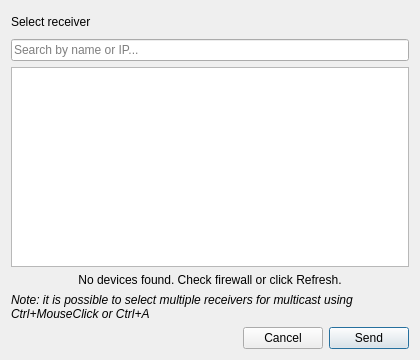
<?xml version="1.0" encoding="UTF-8"?>
<ui version="4.0">
 <class>ReceiverSelectorDialog</class>
 <widget class="QDialog" name="ReceiverSelectorDialog">
  <property name="geometry">
   <rect>
    <x>0</x>
    <y>0</y>
    <width>420</width>
    <height>360</height>
   </rect>
  </property>
  <property name="windowTitle">
   <string>Select Receiver</string>
  </property>
  <property name="windowIcon">
   <iconset resource="../res.qrc">
    <normaloff>:/img/icon.png</normaloff>:/img/icon.png</iconset>
  </property>
  <layout class="QVBoxLayout" name="verticalLayout">
   <item>
    <layout class="QHBoxLayout" name="horizontalLayout_2">
     <item>
      <widget class="QLabel" name="label">
       <property name="text">
        <string>Select receiver</string>
       </property>
      </widget>
     </item>
     <item>
      <spacer name="horizontalSpacer_2">
       <property name="orientation">
        <enum>Qt::Horizontal</enum>
       </property>
       <property name="sizeHint" stdset="0">
        <size>
         <width>40</width>
         <height>20</height>
        </size>
       </property>
      </spacer>
     </item>
     <item>
      <widget class="QPushButton" name="pushButton_3">
       <property name="toolTip">
        <string>Refresh list</string>
       </property>
       <property name="text">
        <string/>
       </property>
       <property name="icon">
        <iconset resource="../res.qrc">
         <normaloff>:/img/refresh.png</normaloff>:/img/refresh.png</iconset>
       </property>
       <property name="iconSize">
        <size>
         <width>18</width>
         <height>18</height>
        </size>
       </property>
       <property name="flat">
        <bool>true</bool>
       </property>
      </widget>
     </item>
    </layout>
   </item>
   <item>
    <widget class="QLineEdit" name="searchLineEdit">
     <property name="placeholderText">
      <string>Search by name or IP...</string>
     </property>
     <property name="clearButtonEnabled">
      <bool>true</bool>
     </property>
    </widget>
   </item>
   <item>
    <widget class="QListView" name="listView">
     <property name="toolTip">
      <string>You can select multiple receivers</string>
     </property>
     <property name="selectionMode">
      <enum>QAbstractItemView::ExtendedSelection</enum>
     </property>
    </widget>
   </item>
   <item>
    <widget class="QLabel" name="emptyLabel">
     <property name="text">
      <string>No devices found. Check firewall or click Refresh.</string>
     </property>
     <property name="alignment">
      <set>Qt::AlignCenter</set>
     </property>
     <property name="wordWrap">
      <bool>true</bool>
     </property>
    </widget>
   </item>
   <item>
    <widget class="QLabel" name="label_multicast">
     <property name="font">
      <font>
       <italic>true</italic>
      </font>
     </property>
     <property name="text">
      <string>Note: it is possible to select multiple receivers for multicast using Ctrl+MouseClick or Ctrl+A</string>
     </property>
     <property name="wordWrap">
      <bool>true</bool>
     </property>
    </widget>
   </item>
   <item>
    <layout class="QHBoxLayout" name="horizontalLayout">
     <item>
      <spacer name="horizontalSpacer">
       <property name="orientation">
        <enum>Qt::Horizontal</enum>
       </property>
       <property name="sizeHint" stdset="0">
        <size>
         <width>40</width>
         <height>20</height>
        </size>
       </property>
      </spacer>
     </item>
     <item>
      <widget class="QPushButton" name="pushButton_2">
       <property name="text">
        <string>Cancel</string>
       </property>
      </widget>
     </item>
     <item>
      <widget class="QPushButton" name="pushButton">
       <property name="text">
        <string>Send</string>
       </property>
       <property name="default">
        <bool>true</bool>
       </property>
      </widget>
     </item>
    </layout>
   </item>
  </layout>
 </widget>
 <resources>
  <include location="../res.qrc"/>
 </resources>
 <connections>
  <connection>
   <sender>pushButton_2</sender>
   <signal>clicked()</signal>
   <receiver>ReceiverSelectorDialog</receiver>
   <slot>reject()</slot>
   <hints>
    <hint type="sourcelabel">
     <x>193</x>
     <y>289</y>
    </hint>
    <hint type="destinationlabel">
     <x>92</x>
     <y>236</y>
    </hint>
   </hints>
  </connection>
  <connection>
   <sender>pushButton</sender>
   <signal>clicked()</signal>
   <receiver>ReceiverSelectorDialog</receiver>
   <slot>onSendClicked()</slot>
   <hints>
    <hint type="sourcelabel">
     <x>279</x>
     <y>289</y>
    </hint>
    <hint type="destinationlabel">
     <x>312</x>
     <y>244</y>
    </hint>
   </hints>
  </connection>
  <connection>
   <sender>pushButton_3</sender>
   <signal>clicked()</signal>
   <receiver>ReceiverSelectorDialog</receiver>
   <slot>onRefreshClicked()</slot>
   <hints>
    <hint type="sourcelabel">
     <x>268</x>
     <y>21</y>
    </hint>
    <hint type="destinationlabel">
     <x>219</x>
     <y>14</y>
    </hint>
   </hints>
  </connection>
 </connections>
 <slots>
  <slot>onSendClicked()</slot>
  <slot>onRefreshClicked()</slot>
 </slots>
</ui>
